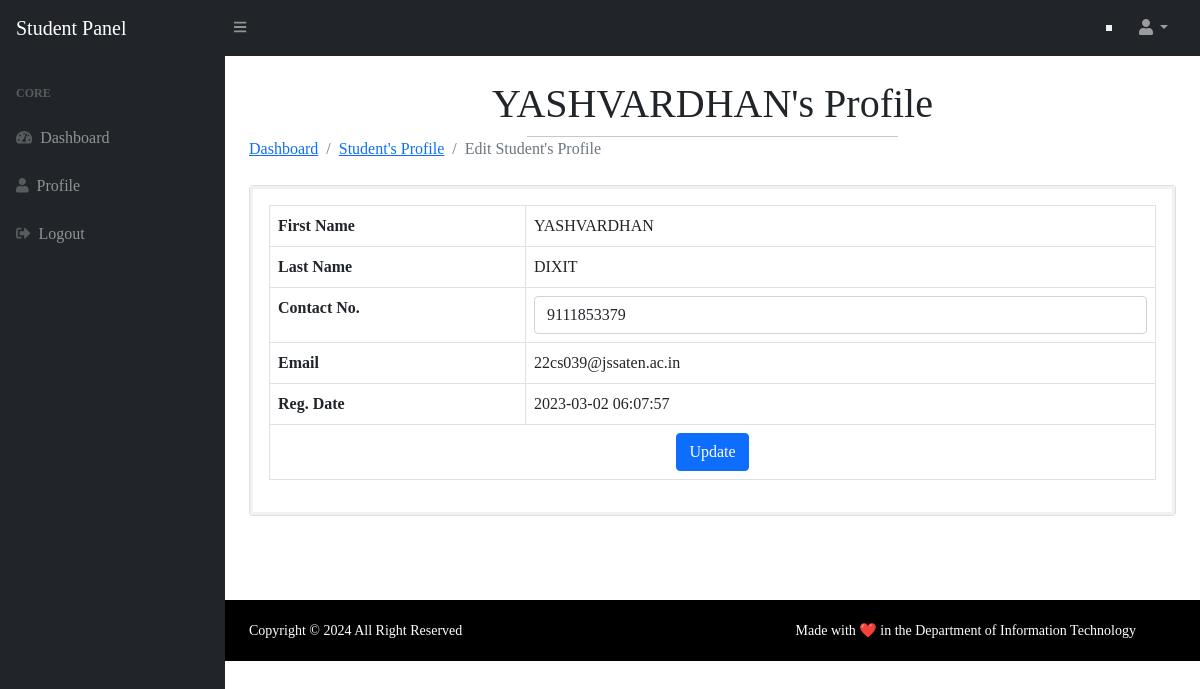
/edit-profile.php (signed in), run on the app's committed database.
### tables this page shows
CREATE TABLE `users` (
  `id` int(11) NOT NULL,
  `year` int(11) DEFAULT NULL,
  `semester` int(11) DEFAULT NULL,
  `department` varchar(255) NOT NULL,
  `section` varchar(255) DEFAULT NULL,
  `fname` varchar(255) DEFAULT NULL,
  `lname` varchar(255) DEFAULT NULL,
  `email` varchar(255) DEFAULT NULL,
  `urollno` varchar(13) DEFAULT NULL,
  `addno` varchar(9) DEFAULT NULL,
  `password` varchar(300) DEFAULT NULL,
  `contactno` varchar(11) DEFAULT NULL,
  `img` varchar(255) DEFAULT NULL,
  `posting_date` timestamp NOT NULL DEFAULT current_timestamp(),
  `feedback` int(11) NOT NULL DEFAULT 0,
  `activationcode` varchar(255) NOT NULL,
  `status` int(11) NOT NULL
);

### edit-profile.php (the view, shortened to what this page needs)
<?php session_start();
include_once('includes/config.php');
if (strlen($_SESSION['id'] == 0)) {
    header('location:logout.php');
} else {
?>
    <!DOCTYPE html>
    <html lang="en">
    <head>
        <link href="https://cdn.jsdelivr.net/npm/simple-datatables@latest/dist/style.css" rel="stylesheet" />
        <link href="css/styles.css" rel="stylesheet" />
        <link href="css/style.css" rel="stylesheet" />
    </head>
    <body class="sb-nav-fixed">
        <?php include_once('includes/navbar.php'); ?>
        <div id="layoutSidenav">
            <?php include_once('includes/sidebar.php'); ?>
            <div id="layoutSidenav_content">
                <main>
                    <div class="container-fluid px-4">
                        <?php
                        $userid = $_SESSION['id'];
                        $query = mysqli_query($con, "select * from users where id='$userid'");
                        while ($result = mysqli_fetch_array($query)) { ?>
                            <h1 class="mt-4"><?php echo $result['fname']; ?>'s Profile</h1>
                            <hr>
                            <ol class="breadcrumb mb-4">
                                <li class="breadcrumb-item"><a href="welcome.php">Dashboard</a></li>
                                <li class="breadcrumb-item"><a href="profile.php">Student's Profile</a></li>
                                <li class="breadcrumb-item active">Edit Student's Profile</li>
                            </ol>
                            <div class="card mb-4">
                                <form method="post">
                                    <div class="card-body">
                                        <table class="table table-bordered">
                                            <tr>
                                                <th>First Name</th>
                                                <td colspan="3"><?php echo $result['fname']; ?></td>
                                            </tr>
                                            <tr>
                                                <th>Last Name</th>
                                                <td colspan="3"><?php echo $result['lname']; ?></td>
                                            </tr>
                                            <tr>
                                                <th>Contact No.</th>
                                                <td colspan="3"><input class="form-control" id="contact" name="contact" type="text" value="<?php echo $result['contactno']; ?>" pattern="[0-9]{10}" title="10 numeric characters only" maxlength="10" required /></td>
                                            </tr>
                                            <tr>
                                                <th>Email</th>
                                                <td colspan="3"><?php echo $result['email']; ?></td>
                                            </tr>
                                            <tr>
                                                <th>Reg. Date</th>
                                                <td colspan="3"><?php echo $result['posting_date']; ?></td>
                                            </tr>
                                            <tr>
                                                <td colspan="4" style="text-align:center ;"><button type="submit" class="btn btn-primary btn-block" name="update">Update</button></td>
                                            </tr>
                                        </table>
                                    </div>
                                </form>
                            </div>
                        <?php } ?>
                    </div>
                </main>
                <?php include('includes/footer.php'); ?>
            </div>
        </div>
    </body>
    </html>
<?php } ?>

### css/style.css (style rules this page uses)
* { margin: 0; padding: 0; font-family: 'Times New Roman', Times, serif !important; }
hr { width: 40%; margin: auto !important; }
form { border: 3px solid #f1f1f1; }

### data on the page
users: fname "YASHVARDHAN", lname "DIXIT", contact "9111853379", email "22cs039@jssaten.ac.in", posting_date "2023-03-02 06:07:57"
